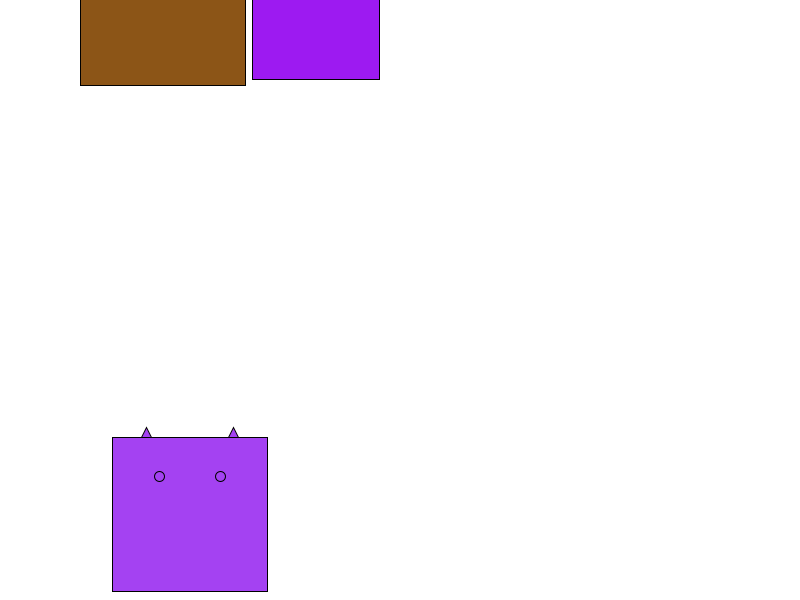
Frame 1 (no input)
Frame 60 (the mouse pressed at the canvas centre just before this capture): identical to frame 1, image omitted
Frame 120 (the mouse held since frame 60 and released just before this capture): identical to frame 1, image omitted

The Processing sketch that drew this single still picture (run headless with seeded random() and noise(); from frame 60 on, the mouse is pressed at the canvas centre):

// Processing sketch: question_3
// ── question_3.pde
// global variables

final color background = color(255);
color monColor;
float monX;
float monY;
float monWidth;
float monHeight;

// setup

void setup() {
    size(800, 600);
    rectMode(CENTER);
    mouseClicked();
}

// randomization of the variables

void randomVariables() {
    monColor = color(random(255), random(255), random(255));
    monX = random(width);
    monY = random(height);
    monWidth = random(width/20, width/2);
    monHeight = random(height/20, height/2);
}

// do the drawing

void draw() {
}

// mouse clicking funciton
void mouseClicked() {
    background(background);    

    for (int i = 0; i < 3; i = i+1) {
        randomVariables();
        drawMonster(monX, monY, monWidth, monHeight, monColor);
    }
}

// scary mosnster

void drawMonster(float x, float y, float width, float height, color fillColor)
{ 
  final int eyeRadius = 5;
 
  fill(fillColor);
  rect(x, y, width, height);

  // Draw the left ear
  triangle(x - width/4, // x1
           y - height/2, // y1
           x - width/4 - 10, // x2
           y - height/2, // y2
           x - width/4 - 5, //x3
           y - height/2 - 10); //y3
 
  // Draw the right ear
  triangle(x + width/4, // x1
           y - height/2, // y1
           x + width/4 + 10, // x2
           y - height/2, // y2
           x + width/4 + 5, //x3
           y - height/2 - 10); //y3
 
  // Draw the left eye
  ellipse(x - width/5,
          y - height/4,
          eyeRadius * 2,
          eyeRadius * 2);
 
 // Draw the right eye
 ellipse(x + width/5,
         y - height/4,
         eyeRadius * 2,
         eyeRadius * 2);
}
